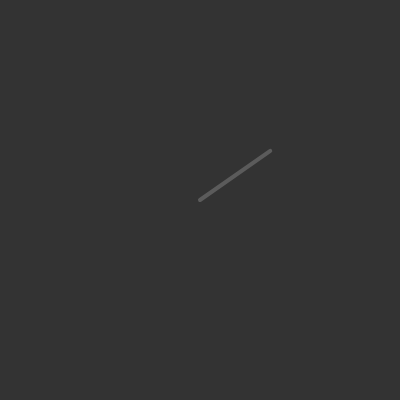
Frame 1 (no input)
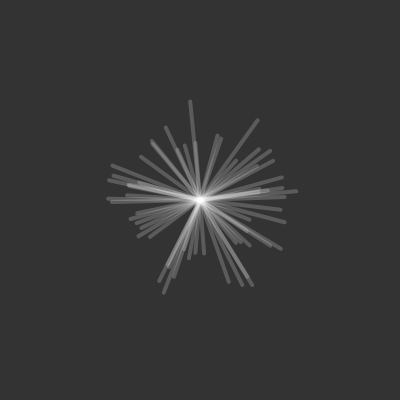
Frame 60 (no input)
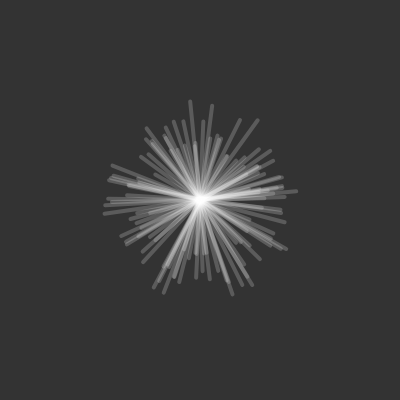
Frame 120 (the mouse pressed at the canvas centre since frame 60)

The p5.js sketch that drew these frames (run headless with seeded random() and noise() and a simulated clock; from frame 60 on, the mouse is pressed at the canvas centre):

// p5.js sketch
// ── sketch.js
function setup() {
  createCanvas(400, 400);
  background(51);
}

function draw() {
  translate(width / 2, height / 2);

  // let v = createVector(100, 0);
  let v = p5.Vector.random2D();
  v.mult(random(50, 100));

  strokeWeight(4);
  stroke(255, 50);
  line(0, 0, v.x, v.y);
}
